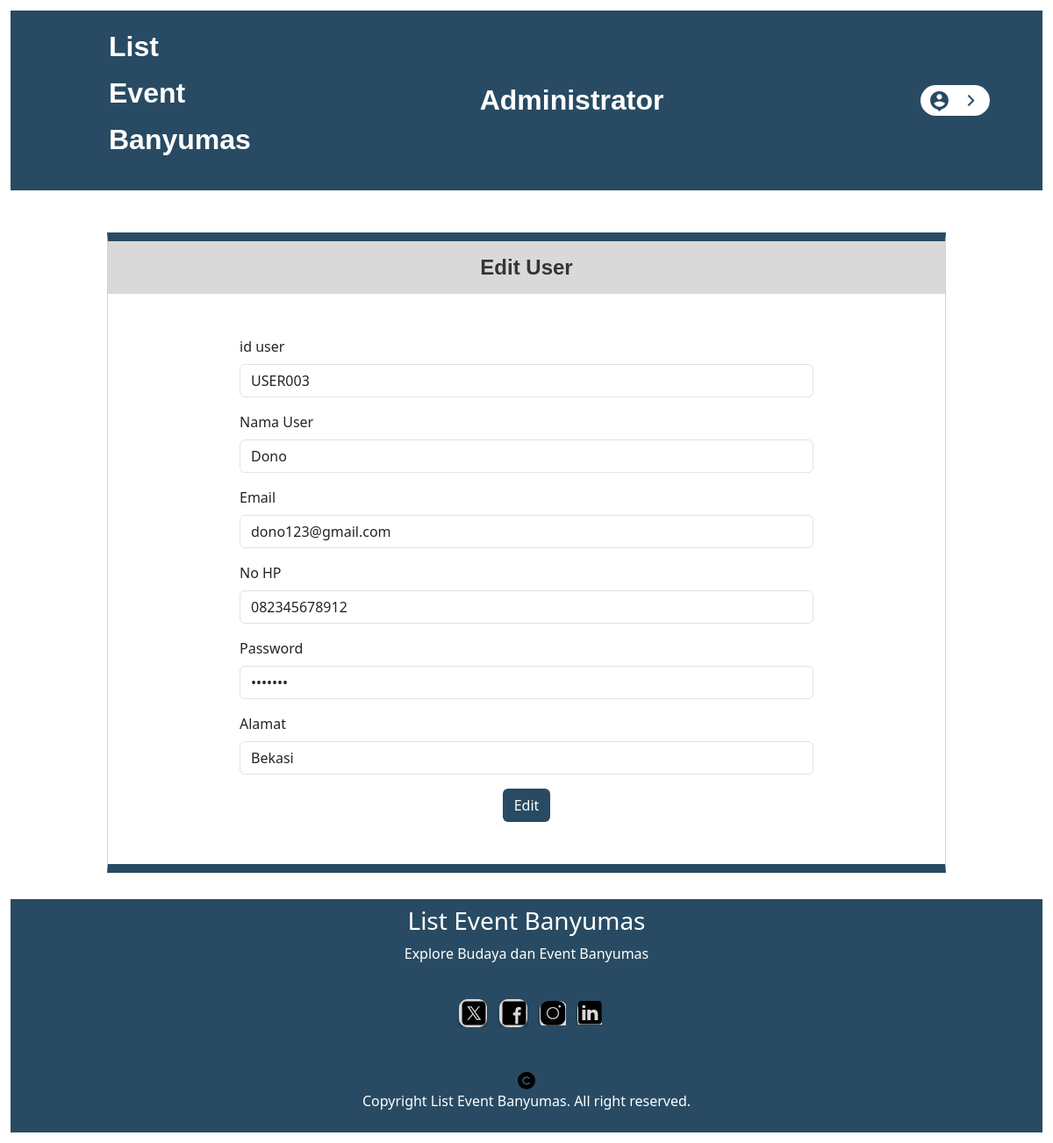
Screenshot of /edit_user.php?id=USER003 (signed in) with the database file from the repository.
### tables this page shows
CREATE TABLE `user` (
  `id_user` varchar(8) NOT NULL,
  `nama_user` varchar(30) DEFAULT NULL,
  `email` varchar(20) DEFAULT NULL,
  `no_telp` varchar(15) DEFAULT NULL,
  `password` varchar(20) DEFAULT NULL,
  `alamat` varchar(30) DEFAULT NULL
);

### pungsi.php (called while the page is built, shortened)
<?php
$conn = mysqli_connect("localhost", "root", "", "db_list_event");
function query($query){
    global $conn;
    $result = mysqli_query($conn, $query);
    $rows = [];
    while($row = mysqli_fetch_assoc($result)){
        $rows[] = $row;
    }
    return $rows;
}
?>

### edit_user.php (the view, shortened to what this page needs)
<?php
require 'pungsi.php';
$id = $_GET["id"];
$usr = query("SELECT * FROM user WHERE id_user = '$id'")[0];
?>
<!DOCTYPE html>
<html>
<head>
  <link rel="stylesheet" href="https://cdnjs.cloudflare.com/ajax/libs/font-awesome/5.15.4/css/all.min.css">
  <link href="https://cdn.jsdelivr.net/npm/bootstrap@5.3.2/dist/css/bootstrap.min.css" rel="stylesheet">
  <link rel="stylesheet" href="tambah_user.css" />
</head>
<body>
  <nav class="navbar custom-navbar navbar-expand-lg">
    <div class="container-fluid">
        <div class="navbar-brand custom-brand" style="margin-left: 100px;">
            <p>List</p>
            <p>Event</p>
            <p>Banyumas</p>
        </div>
        <div class="navbar-title text-center custom-title">
            Administrator
        </div>
        <div class="navbar-left ms-5">
            <button class="btn badge bg-white me-5" style="border-radius: 20px;">
                <img src="./img/account-pin-circle-fill-1-1.svg" class="me-2" width="25" height="25" alt="User Icon"/>
                <img src="img/arrow-right-s-line 2.png" width="25" height="25" alt="Arrow Icon"/>
            </button>
        </div>
    </div>
</nav>
<div class="container-fluid mt-5">
    <div class="row justify-content-center">
        <div class="col-md-10">
            <div class="card" style="border-radius: 0;border-top: 10px solid #284b63;border-bottom: 10px solid #284b63;">
                <div class="card-body" style="margin: 0;padding: 0;">
                    <div class="table-title text-center p-3" style="
                    height: 60px; background-color: #D9D9D9;">
                        <p>Edit User</p>
                    </div>
                    <div class="container" style="padding-right: 150px; padding-left: 150px;">
                        <form action="" method="post" class="my-5">
                          <div class="mb-3">
                            <label class="form-label">id user</label>
                            <input type="text" name="id_user" class="form-control" aria-describedby="id_user" required value="<?= $usr["id_user"];?>">
                          </div>
                            <div class="mb-3">
                              <label for="exampleInputEmail1" class="form-label">Nama User</label>
                              <input type="text" name="nama" class="form-control" aria-describedby="nama_user" required value="<?= $usr["nama_user"];?>">
                            </div>
                            <div class="mb-3">
                              <label for="email" class="form-label">Email</label>
                              <input type="email" name="email" class="form-control" id="email" required value="<?= $usr["email"];?>">
                            </div>
                            <div class="mb-3">
                              <label for="no_hp" class="form-label">No HP</label>
                              <input type="text" name="no_hp" class="form-control" id="no_hp" required value="<?= $usr["no_telp"];?>">
                            </div>
                            <div class="mb-3">
                              <label for="password" class="form-label">Password</label>
                              <input type="password" name="password" class="form-control" id="password" required value="<?= $usr["password"];?>">
                            </div>
                            <div class="mb-3">
                              <label for="alamat" class="form-label">Alamat</label>
                              <input type="alamat" name="alamat" class="form-control" id="alamat" required value="<?= $usr["alamat"];?>">
                            </div>
                            <div class="text-center">
                                <button type="submit" name="submit" class="btn text-white" style="background-color: #284b63;">Edit</button>
                            </div>
                          </form>
                    </div>
                </div>
            </div>
        </div>
    </div>
</div>
  <footer class="align-items-center" style="background-color: #284b63; color: white; text-align: center;padding: 8px;margin-top: 30px;">
    <h3>List Event Banyumas</h3>
    <p>Explore Budaya dan Event Banyumas</p><br>
    <img src="./img/icons8-twitter-1.svg" alt="" style="background-image: url(./img/rectangle-30.svg);margin-left: 5px;padding-left: 5px;">
    <img src="./img/icons8-facebook-1.svg" alt="" style="background-image: url(./img/rectangle-30.svg);margin-left: 5px;padding-left: 5px;">
    <img src="./img/vector-14.svg" alt="" style="background-image: url(./img/rectangle-30.svg);margin-left: 5px;padding-left: 5px;">
    <img src="./img/vector-16.svg" alt="" style="background-image: url(./img/rectangle-30.svg);margin-left: 5px;padding-left: 5px;">
    <br><br><br>
    <img src="./img/vector-15.svg" alt="">
    <p>Copyright List Event Banyumas. All right reserved.</p>
  </footer>
</body>
</html>

### tambah_user.css (style rules this page uses)
body { margin: 1%; }
.custom-navbar { height: 205px; background-color: #284b63; }
.custom-brand { font-family: "Jost-Bold", Helvetica; font-weight: 700; color: #ffffff; font-size: 32px; letter-spacing: 0; line-height: normal; }
.navbar-title { font-family: "Jost-Bold", Helvetica; font-weight: 700; color: #ffffff; font-size: 32px; letter-spacing: 0; line-height: normal; }
.table-title { font-family: "Poppins-Bold", Helvetica; font-weight: 700; color: #353535; font-size: 24px; letter-spacing: 0; line-height: normal; }

### rows the page displays
user: id_user "USER003", nama "Dono", email "dono123@gmail.com", no_hp "082345678912", alamat "Bekasi"
